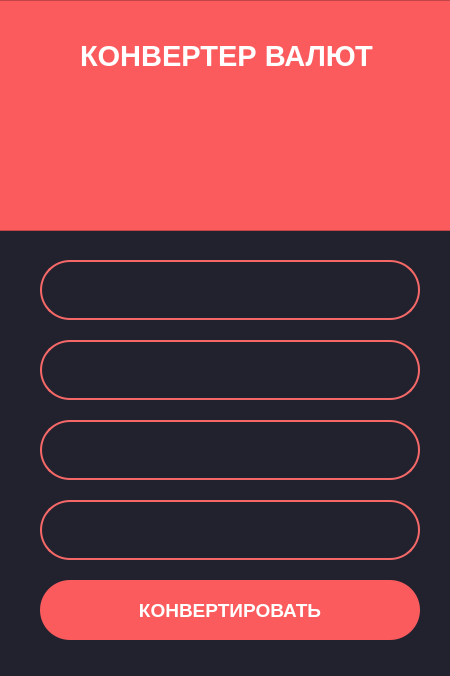
<?xml version="1.0" encoding="UTF-8"?>
<ui version="4.0">
 <class>MainWindow</class>
 <widget class="QMainWindow" name="MainWindow">
  <property name="geometry">
   <rect>
    <x>0</x>
    <y>0</y>
    <width>450</width>
    <height>676</height>
   </rect>
  </property>
  <property name="windowTitle">
   <string>MainWindow</string>
  </property>
  <property name="styleSheet">
   <string notr="true">backgroundcolor: #fbSbSd</string>
  </property>
  <widget class="QWidget" name="centralwidget">
   <property name="styleSheet">
    <string notr="true">background-color: #22222e</string>
   </property>
   <widget class="QFrame" name="frame">
    <property name="geometry">
     <rect>
      <x>-10</x>
      <y>0</y>
      <width>480</width>
      <height>231</height>
     </rect>
    </property>
    <property name="styleSheet">
     <string notr="true">background-color: #fb5b5d
</string>
    </property>
    <property name="frameShape">
     <enum>QFrame::StyledPanel</enum>
    </property>
    <property name="frameShadow">
     <enum>QFrame::Raised</enum>
    </property>
    <widget class="QLabel" name="label">
     <property name="geometry">
      <rect>
       <x>90</x>
       <y>30</y>
       <width>311</width>
       <height>51</height>
      </rect>
     </property>
     <property name="font">
      <font>
       <family>Arial</family>
       <pointsize>22</pointsize>
       <weight>75</weight>
       <italic>false</italic>
       <bold>true</bold>
      </font>
     </property>
     <property name="styleSheet">
      <string notr="true">color: white</string>
     </property>
     <property name="text">
      <string>КОНВЕРТЕР ВАЛЮТ</string>
     </property>
    </widget>
    <widget class="QLabel" name="label_2">
     <property name="geometry">
      <rect>
       <x>180</x>
       <y>90</y>
       <width>111</width>
       <height>111</height>
      </rect>
     </property>
     <property name="text">
      <string/>
     </property>
     <property name="pixmap">
      <pixmap>../../../Desktop/revers.png</pixmap>
     </property>
    </widget>
   </widget>
   <widget class="QLineEdit" name="input_currency">
    <property name="geometry">
     <rect>
      <x>40</x>
      <y>260</y>
      <width>380</width>
      <height>60</height>
     </rect>
    </property>
    <property name="font">
     <font>
      <family>Arial</family>
      <pointsize>14</pointsize>
      <weight>75</weight>
      <bold>true</bold>
     </font>
    </property>
    <property name="styleSheet">
     <string notr="true">background-color: #22222e;
border: 2px solid #f66867;
border-radius: 30;
color: white</string>
    </property>
    <property name="text">
     <string/>
    </property>
    <property name="alignment">
     <set>Qt::AlignCenter</set>
    </property>
   </widget>
   <widget class="QLineEdit" name="input_amount">
    <property name="geometry">
     <rect>
      <x>40</x>
      <y>420</y>
      <width>380</width>
      <height>60</height>
     </rect>
    </property>
    <property name="font">
     <font>
      <family>Arial</family>
      <pointsize>14</pointsize>
      <weight>75</weight>
      <bold>true</bold>
     </font>
    </property>
    <property name="styleSheet">
     <string notr="true">background-color: #22222e;
border: 2px solid #f66867;
border-radius: 30;
color: white</string>
    </property>
    <property name="text">
     <string/>
    </property>
    <property name="alignment">
     <set>Qt::AlignCenter</set>
    </property>
   </widget>
   <widget class="QLineEdit" name="output_currency">
    <property name="geometry">
     <rect>
      <x>40</x>
      <y>340</y>
      <width>380</width>
      <height>60</height>
     </rect>
    </property>
    <property name="font">
     <font>
      <family>Arial</family>
      <pointsize>14</pointsize>
      <weight>75</weight>
      <bold>true</bold>
     </font>
    </property>
    <property name="styleSheet">
     <string notr="true">background-color: #22222e;
border: 2px solid #f66867;
border-radius: 30;
color: white</string>
    </property>
    <property name="text">
     <string/>
    </property>
    <property name="alignment">
     <set>Qt::AlignCenter</set>
    </property>
   </widget>
   <widget class="QLineEdit" name="output_amount">
    <property name="geometry">
     <rect>
      <x>40</x>
      <y>500</y>
      <width>380</width>
      <height>60</height>
     </rect>
    </property>
    <property name="font">
     <font>
      <family>Arial</family>
      <pointsize>14</pointsize>
      <weight>75</weight>
      <bold>true</bold>
     </font>
    </property>
    <property name="styleSheet">
     <string notr="true">background-color: #22222e;
border: 2px solid #f66867;
border-radius: 30;
color: white</string>
    </property>
    <property name="text">
     <string/>
    </property>
    <property name="alignment">
     <set>Qt::AlignCenter</set>
    </property>
   </widget>
   <widget class="QPushButton" name="pushButton">
    <property name="geometry">
     <rect>
      <x>40</x>
      <y>580</y>
      <width>380</width>
      <height>60</height>
     </rect>
    </property>
    <property name="font">
     <font>
      <family>Arial</family>
      <pointsize>14</pointsize>
      <weight>75</weight>
      <bold>true</bold>
     </font>
    </property>
    <property name="styleSheet">
     <string notr="true">QPushButton{
	color: white;
	background-color: #fb5b5d; 
	border-radius: 30;
}

QPushButton:presed {
	background-color: #fa4244
}</string>
    </property>
    <property name="text">
     <string>КОНВЕРТИРОВАТЬ</string>
    </property>
   </widget>
  </widget>
 </widget>
 <resources/>
 <connections/>
</ui>
